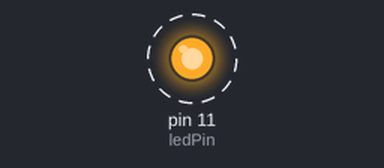
A program run on a simulated Raspberry Pi (header pin numbers). Shown: output pins drawn as LEDs (lit = HIGH). Dashed ring = blinking. What the program prints to the terminal is not drawn.

Above: at 0.5 s.
Timing chart, 0 to 4.6 s (numbered marks = the images above):
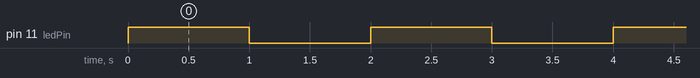

The program:

FlipFlop.py
```python
import RPi.GPIO as GPIO
import time

ledPin = 11

def setup():
    GPIO.setmode(GPIO.BOARD)
    GPIO.setup(ledPin,GPIO.OUT)
    GPIO.output(ledPin,GPIO.LOW)
    print('Setup done.')

if __name__ == '__main__':
    print('Program is starting...')
    setup()
    try:
        while True:
            GPIO.output(ledPin,GPIO.HIGH)
            time.sleep(1)
            GPIO.output(ledPin,GPIO.LOW)
            time.sleep(1)
    except KeyboardInterrupt:
        GPIO.output(ledPin,GPIO.LOW)
        GPIO.cleanup()
```

Measured:
- by itself, pin 11 (ledPin): alternates HIGH for 1.0 s and LOW for 1.0 s
